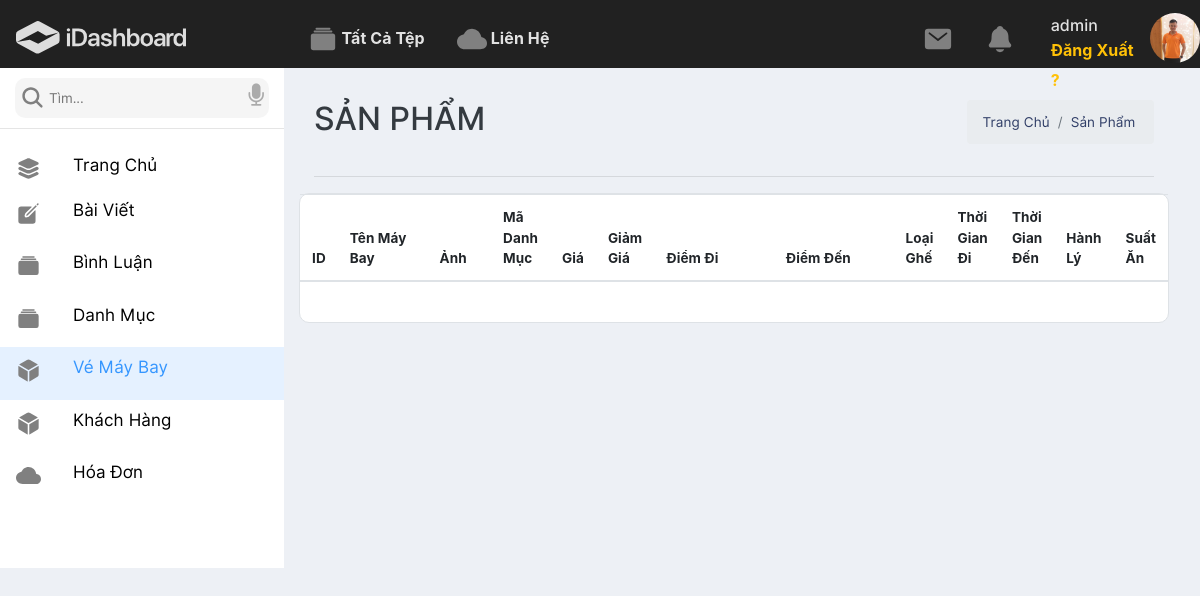
Page /admin/index.php?ctrl=ve&act=index (signed in) on the earlier database version.
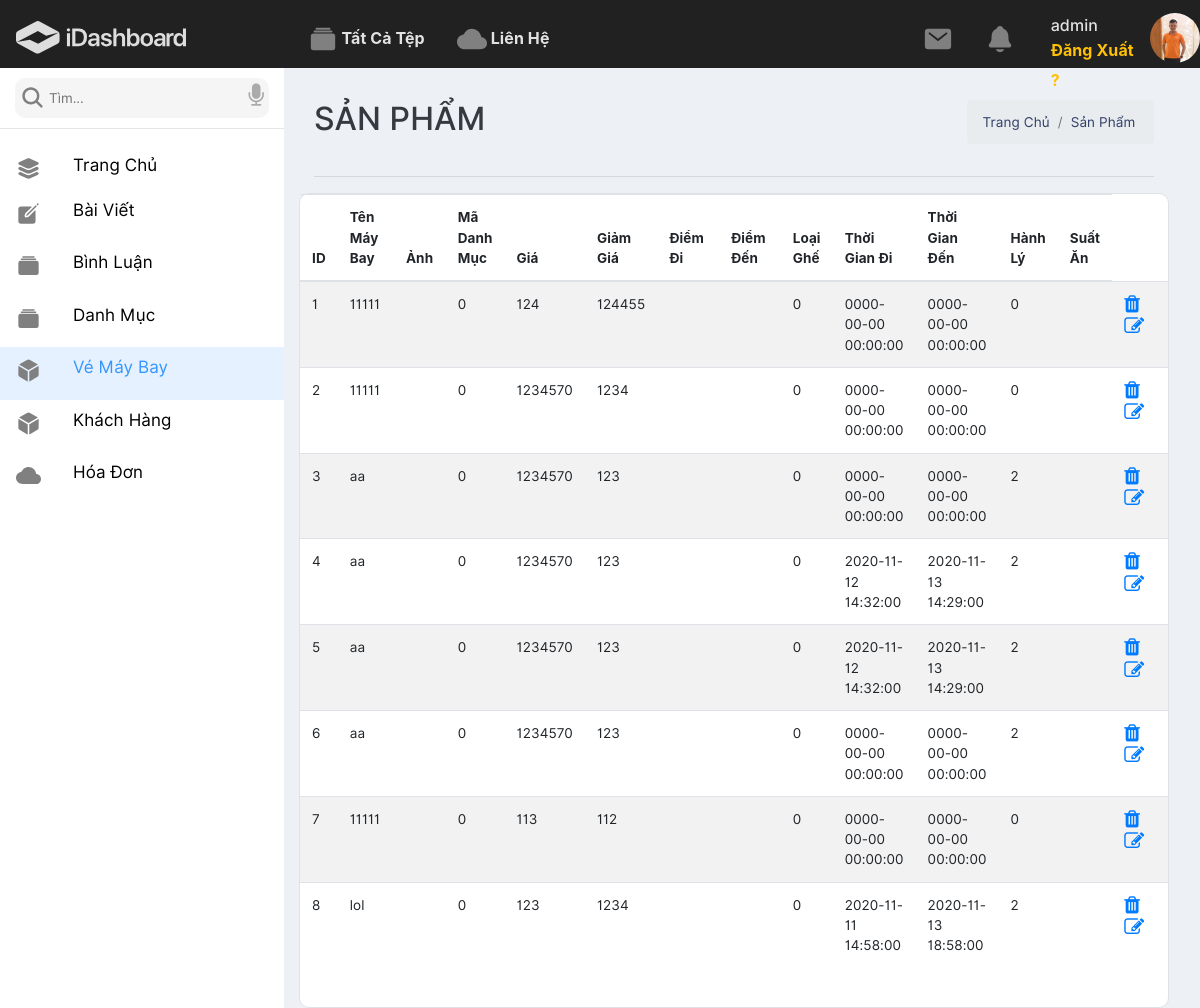
Same page on the later database version.
### tables this page shows
CREATE TABLE `sanpham` (
  `id` int(11) NOT NULL,
  `tenmaybay` varchar(255) NOT NULL,
  `anh` varchar(500) DEFAULT NULL,
  `gia` float NOT NULL,
  `giamgia` float DEFAULT NULL,
  `iddm` int(11) NOT NULL,
  `diemdi` varchar(255) NOT NULL,
  `diemden` varchar(255) NOT NULL,
  `loaighe` tinyint(1) NOT NULL,
  `tgdi` datetime NOT NULL,
  `tgden` datetime NOT NULL,
  `hanhly` varchar(50) DEFAULT NULL,
  `suatan` tinyint(1) DEFAULT NULL
);

### system/database.php (called while the page is built, shortened)
<?php
function connect(){
    try {
        $ConnectionOption = array
            (
                PDO::MYSQL_ATTR_INIT_COMMAND => "SET NAMES 'utf8'",
                PDO::ATTR_ERRMODE => PDO::ERRMODE_EXCEPTION,
            );
        $conn = new PDO ('mysql:host='.HOST_DB.';dbname='.NAME_DB.';charset=utf8', USER_DB, PASS_DB, $ConnectionOption);
        $conn->setAttribute(PDO::ATTR_ERRMODE, PDO::ERRMODE_EXCEPTION);
        return $conn;
    } catch(PDOException $e) {
      echo "Lỗi Kết Nối database: " . $e->getMessage();
    }
}
function result1($fe,$sql){
    $sqlValue = array_slice(func_get_args(),2);
    try {
        $conn = connect();
        $stmt = $conn->prepare($sql);
        $stmt->execute($sqlValue);
        if($fe===0)return $stmt->fetchAll();elseif($fe===1)return $stmt->fetch(PDO::FETCH_ASSOC);
    } catch (PDOException $e) {
        echo "Lỗi: " . $e->getMessage();
    }
    finally{
        unset($conn);
    }
}
?>

### admin/models/ve.php (called while the page is built, shortened)
<?php
function showAllve()
{
    $sql = "select * from sanpham where 1 limit 10";
    return result1(0, $sql);
}

### admin/views/veindex.php (the view)
<div class="col-lg-9">
                    <div class="container-fluid">
                        <div class="row d-flex justify-content-between mt-3">
                            <div class="col-lg-4 text-dark mt-3">
                                <h2>SẢN PHẨM</h2>
                            </div>
                            <div class="col-lg-3 mt-3">
                                <nav aria-label="breadcrumb ">
                                    <ol class="breadcrumb">
                                        <li class="breadcrumb-item"><a href="#">Trang Chủ</a></li>
                                        <li class="breadcrumb-item"><a href="#">Sản Phẩm</a></li>
                                    </ol>
                                </nav>
                            </div>
                        </div>
                        <hr>
                        <div class="row mt-3">
                            <div class="col-lg-12 bg-white pb-4 border">
                                <div class="row d-flex justify-content-center">
                                    <table class="table table-striped table-inverse table-responsive">
                                        <thead class="thead-inverse">
                                            <tr>
                                                <th>ID</th>
                                                <th width="200">Tên Máy Bay </th>
                                                <th width="100">Ảnh</th>
                                                <th>Mã Danh Mục</th>
                                                <th>Giá</th>
                                                <th>Giảm Giá</th>
                                                <th width="300">Điểm Đi</th>
                                                <th width="300">Điểm Đến</th>
                                                <th>Loại Ghế</th>
                                                <th >Thời Gian Đi</th>
                                                <th >Thời Gian Đến</th>
                                                <th >Hành Lý</th>
                                                <th >Suất Ăn</th>
                                            </tr>
                                        </thead>
                                        <tbody id="result">
                                                   <?php
                                $i=0;
                                foreach ($showAllve as $ve) {
                                    $i++;
                                    $id = $ve['id'];
                                    $linkdel = "index.php?ctrl=ve&act=del&iddel=".$id;
                                    $linkedit = "index.php?ctrl=ve&act=add&idedit=".$id;
                                ?>
                                <tr>
                                    <td><?=$i?></td>
                                    <td><?=$ve['tenmaybay']?></td>
                                    <td><img src="<?=$img?>" alt=""></td>
                                    <td><?=$ve['iddm']?></td>
                                    <td><?=$ve['gia']?></td>
                                    <td><?=$ve['giamgia']?></td>
                                    <td><?=$ve['diemdi']?></td>
                                    <td><?=$ve['diemden']?></td>
                                    <td><?=$ve['loaighe']?></td>
                                    <td><?=$ve['tgdi']?></td>
                                    <td><?=$ve['tgden']?></td>
                                    <td><?=$ve['hanhly']?></td>
                                    <td><?=$ve['suatan']?></td>
                                    <td>
                                        <a href="<?=$linkdel?>"><i class="fa fa-trash mr-3" onclick="return checkDelete()"></i></a>
                                        <a href="<?=$linkedit?>"><i class="fa fa-edit"></i></a>
                                    </td>
                                </tr>
                              <?php }
                              ?>
                                        </tbody>
                                    </table>
                                </div>
                            </div>
                        </div>
                    </div>
                </div>

### admin/index.php (shortened to what this page needs)
<?php
  if(isset($_SESSION['role'])&&($_SESSION['role'])==1){
    require_once "../system/database.php";
    require_once "views/layouts/header.php";
    $ctrl = 'home';
    if(isset($_GET['ctrl'])==true) $ctrl=$_GET['ctrl'];
    $pathFile = "controllers/$ctrl.php";
    if(file_exists($pathFile)== true) require_once $pathFile;
    else echo "controllers $ctrl not found 404";
    require_once "views/layouts/footer.php";
  }else{
      header("location: controllers/login.php?act=login");
  }
?>

### admin/views/layouts/header.php (shortened to what this page needs)
<!doctype html>
<html lang="en">
<head>
    <link rel="stylesheet" href="https://stackpath.bootstrapcdn.com/bootstrap/4.3.1/css/bootstrap.min.css">
    <link rel="stylesheet" href="https://maxcdn.bootstrapcdn.com/font-awesome/4.7.0/css/font-awesome.min.css">
    <link rel="stylesheet" href="views/css/style.css">
    <link rel="stylesheet" href="https://maxcdn.bootstrapcdn.com/font-awesome/4.7.0/css/font-awesome.min.css">
</head>
<body>
    <header>
        <div class="navhead bg-black">
            <div class="row">
                <div class="col-lg-3">
                    <nav class="navbar navbar-expand-sm navbar-dark ">
                        <a class="navbar-brand mr-5" href="#">
                            </a>
                    </nav>
                </div>
                <div class="col-lg-6">
                    <ul class="yoo-nav-list">
                        <li>
                            <a href="#">
                                <ion-icon name="albums" role="img" class="md hydrated" aria-label="albums"></ion-icon>Tất Cả Tệp
                            </a>
                        </li>
                        <li>
                            <a href="#">
                                <ion-icon name="cloud" role="img" class="md hydrated" aria-label="cloud"></ion-icon> Liên Hệ
                            </a>
                        </li>
                    </ul>
                </div>
                <div class="col-lg-3">
                    <div class="row">
                        <div class="col-lg-5">
                            <ul class="yoo-nav-list">
                                <li>
                                </li>
                                <li>
                                </li>
                            </ul>
                        </div>
                        <div class="col-lg-7">
                            <div class="yoo-toggle-body yoo-profile-nav yoo-style1">
                                <div class="yoo-toggle-btn yoo-profile-nav-btn">
                                    <div class="yoo-profile-nav-text mt-2">
                                        <h6 class="my-0"><?php echo $_SESSION['suser'];?></h6>
                                        <a href="controllers/login.php?act=logout&idout=1" class="text-warning">Đăng Xuất ?</a>
                                    </div>
                                    <div class="yoo-profile-nav-img">
                                        <?php if(isset($_SESSION['adimg'])) {?>
                                        <img src="<?php echo $_SESSION['adimg']?>" class="logo" alt="profile">
                                        <?php }else{?>
                                            <img src="views/img/logo.jpg" class="logo" alt="profile">
                                        <?php }?>
                                    </div>
                                </div>
                            </div>
                        </div>
                    </div>
                </div>
            </div>
        </div>
    </header>
    <main>
        <div class="container-fluid">
            <div class="row">
                <div class="col-lg-2.5 nav-left bg-white">
                    <div class="yoo-sidebar-search">
                        <form action="#" class="yoo-search yoo-style1 yoo-search-md">
                            <input type="text" id="search_text" placeholder="Tìm..." class="yoo-search-input">
                            <div class="yoo-voice-btn"></div>
                            <div class="yoo-voice-btn2">
                                <i class="fa fa-microphone"></i>
                            </div>
                        </form>
                    </div>
                    <div class="nav-main mt-3">
                        <ul>
                            <li class="<?php if(!isset($_GET['ctrl'])) echo "active";?>">
                                <a href="index.php" class="nav-link">
                                    <div class="nav-main__icon"></div>
                                    <div class="nav-main__text">Trang Chủ</div>
                                </a>
                            </li>
                            <li>
                                <div class="nav-link">
                                    <div class="nav-main__icon" ><label for="bv"></label></div>
                                    <div class="nav-main__text "><div id="bv" class="click_title">Bài Viết </div>
                                    </div>
                                </div>
                            </li>
                            <li class="<?php if(isset($_GET['ctrl']) &&$_GET['ctrl']=="binhluan") echo "active";?>">
                                <div class="nav-link">
                                    <div class="nav-main__icon" ><label for="bv"></label></div>
                                    <div class="nav-main__text "><div id="bv" class="click_title">Bình Luận</div>
                                    </div>
                                </div>
                            </li>
                            <li class="<?php if(isset($_GET['ctrl']) &&$_GET['ctrl']=="loaihang") echo "active";?>">
                                <div class="nav-link">
                                    <div class="nav-main__icon" ><label for="bv"></label></div>
                                    <div class="nav-main__text "><div id="bv" class="click_title">Danh Mục</div>
                                    </div>
                                </div>
                            </li>
                            <li class="<?php if(isset($_GET['ctrl']) &&$_GET['ctrl']=="ve") echo "active";?>">
                                <div class="nav-link">
                                    <div class="nav-main__icon" ><label for="bv"></label></div>
                                    <div class="nav-main__text "><div id="bv" class="click_title">Vé Máy Bay</div>
                                    </div>
                                </div>
                            </li>
                            <li class="<?php if(isset($_GET['ctrl']) &&$_GET['ctrl']=="khachhang") echo "active";?>">
                                <div class="nav-link">
                                    <div class="nav-main__icon" ><label for="bv"></label></div>
                                    <div class="nav-main__text "><div id="bv" class="click_title">Khách Hàng</div>
                                    </div>
                                </div>
                            </li>
                            <li class="<?php if(isset($_GET['ctrl']) &&$_GET['ctrl']=="hoadon") echo "active";?>">
                                <div class="nav-link">
                                <div class="nav-main__icon"></div>
                                    <div class="nav-main__text "><div id="bv" class="click_title">Hóa Đơn</div>
                                    </div>
                                </div>
                            </li>
                        </ul>
                    </div>
                </div>

### admin/controllers/ve.php (shortened to what this page needs)
<?php
    if(isset($_GET['act'])&&($_GET['act'])){
        $act = $_GET['act'];
    }else{
        $act = 'home';
    }
    switch ($act) {
        case 'index':
            $showAllve = showAllve();
            include_once "views/veindex.php";
        break;
    }
?>

### admin/views/layouts/footer.php (shortened to what this page needs)
</div>
        </div>
    </main>
</body>
</html>

### admin/views/css/style.css (style rules this page uses)
a, a:hover, a:active { text-decoration: none !important; color: #303e67; }
body { margin: 0; overflow-x: hidden !important; font-size: .845rem; background-color: #edf0f5; color: rgba(0, 0, 0, 0.95); min-height: 100vh; letter-spacing: 0.1px; line-height: 1.5; font-family: "Inter", sans-serif; }
.bg-white { background-color: white; }
.bg-black { background-color: #212121; }
.border { border-radius: 10px; }
ul, li { list-style: none; padding: 0; margin: 0; }
.yoo-nav-list { margin-top: 0.5rem; display: flex; align-items: center; height: 60px; line-height: 76px; }
.yoo-toggle-body { height: 40px; line-height: 30px; align-items: center; margin-top: 0.5rem; }
.yoo-nav-list>li { margin-right: 2rem; }
.yoo-nav-list>li>a { color: rgba(255, 255, 255, 0.87); font-size: 12pt; font-weight: bold; }
.ionicon { fill: grey; }
.yoo-profile-nav-btn { display: flex; }
.logo { width: 50px; border-radius: 50px; margin-top: 0.3rem; margin-left: 1rem; }
.yoo-profile-nav-text { color: rgba(255, 255, 255, 0.87); font-size: 12pt; font-weight: bold; }
.yoo-sidebar-search { padding: 10px 15px; border-bottom: 1px solid rgba(0, 0, 0, 0.1); }
.yoo-search.yoo-style1 { -webkit-transition: all 0.3s ease; transition: all 0.3s ease; }
.yoo-search.yoo-style1 { position: relative; }
.yoo-search-input { background-color: rgba(0, 0, 0, 0.04); border-color: transparent; border-radius: 10px; width: 100%; height: 40px; padding: 0rem 2rem; }
.yoo-voice-btn, .yoo-voice-btn2 { position: absolute; background-color: transparent; border: none; font-size: 24px; padding: 0; top: 0px; color: rgba(0, 0, 0, 0.3); transition: all 0.3s ease; }
.nav-main__icon { color: rgba(0, 0, 0, 0.3); }
.yoo-voice-btn { left: 5px; }
.yoo-voice-btn2 { right: 5px; }
.nav-left { min-height: 500px; }
.nav-link { display: flex; }
.nav-main__icon { font-size: 19px; margin-right: 2rem; color: #919198; }
.nav-main__text { font-size: 17px; color: rgba(0, 0, 0, 9.5); display: flex; align-items: center; flex-direction: column; }
.active { background-color: #e5f1ff; }
.active .nav-main__icon, .active .nav-main__text { color: #3596ff; }
.click_title { cursor: pointer; transition: 0.5s; }
tr td .fa-trash, tr td .fa-edit { font-size: 20px !important; color: #007bff; }

Differences in the rows shown:
added sanpham: tenmaybay "11111", iddm "0", gia "124", giamgia "124455", loaighe "0", tgdi "0000-00-00 00:00:00", tgden "0000-00-00 00:00:00", hanhly "0"
added sanpham: tenmaybay "11111", iddm "0", gia "1234570", giamgia "1234", loaighe "0", tgdi "0000-00-00 00:00:00", tgden "0000-00-00 00:00:00", hanhly "0"
added sanpham: tenmaybay "aa", iddm "0", gia "1234570", giamgia "123", loaighe "0", tgdi "0000-00-00 00:00:00", tgden "0000-00-00 00:00:00", hanhly "2"
added sanpham: tenmaybay "aa", iddm "0", gia "1234570", giamgia "123", loaighe "0", tgdi "2020-11-12 14:32:00", tgden "2020-11-13 14:29:00", hanhly "2"
added sanpham: tenmaybay "aa", iddm "0", gia "1234570", giamgia "123", loaighe "0", tgdi "2020-11-12 14:32:00", tgden "2020-11-13 14:29:00", hanhly "2"
added sanpham: tenmaybay "aa", iddm "0", gia "1234570", giamgia "123", loaighe "0", tgdi "0000-00-00 00:00:00", tgden "0000-00-00 00:00:00", hanhly "2"
added sanpham: tenmaybay "11111", iddm "0", gia "113", giamgia "112", loaighe "0", tgdi "0000-00-00 00:00:00", tgden "0000-00-00 00:00:00", hanhly "0"
added sanpham: tenmaybay "lol", iddm "0", gia "123", giamgia "1234", loaighe "0", tgdi "2020-11-11 14:58:00", tgden "2020-11-13 18:58:00", hanhly "2"
